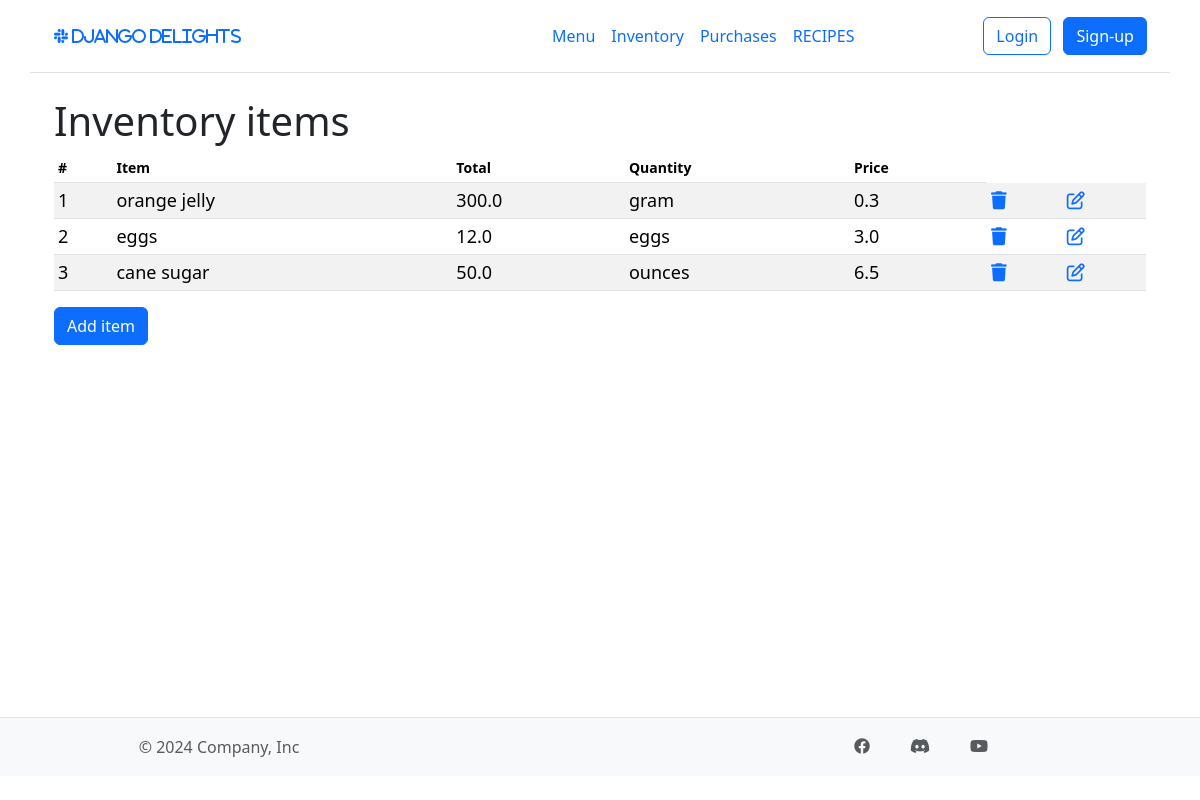
The app's page /inventory/, older data.
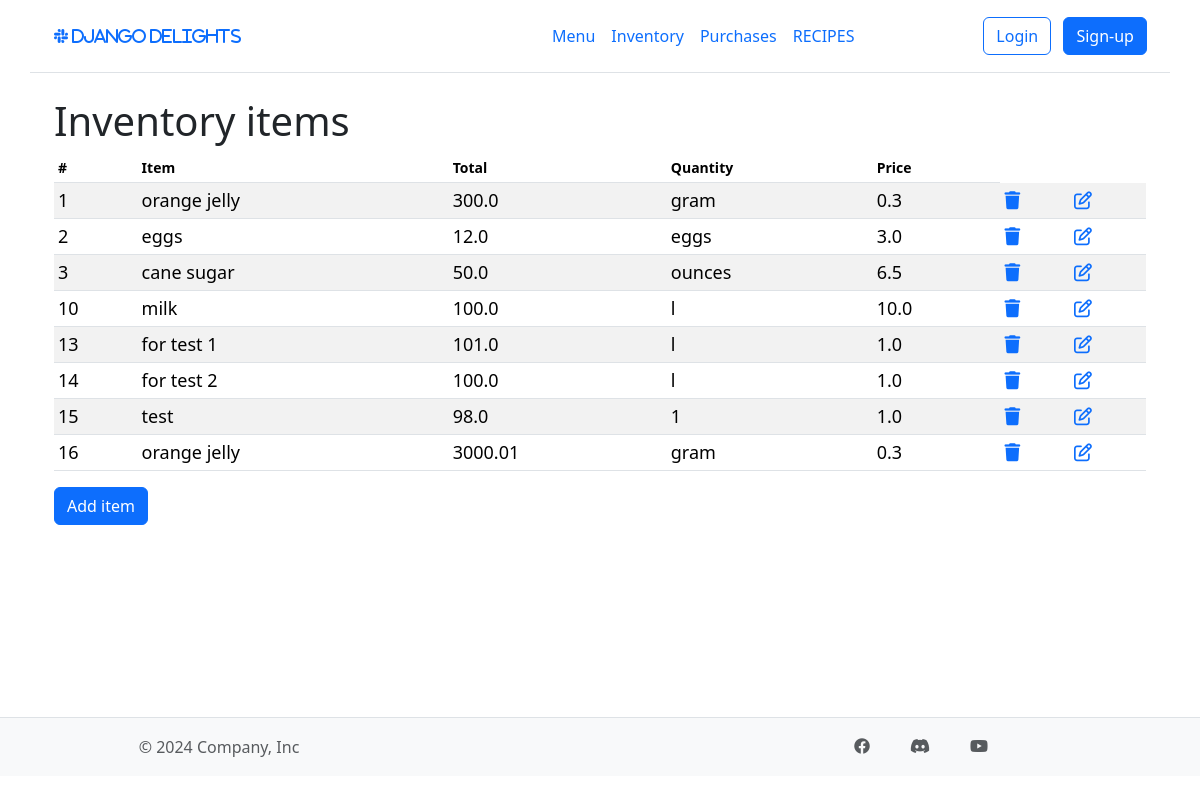
The same page, newer data.
### inventory/models.py (models this page shows, shortened)
class Ingredient(models.Model):
    name = models.CharField(max_length=50)
    quantity = models.FloatField(default=0)
    unit = models.CharField(max_length=10)
    unit_price = models.FloatField(null=False, blank=False)

### inventory/views.py (the view)
# urls.py: path("", include("inventory.urls")),
def inventory(request):
    return render(
        request,
        "inventory/inventory.html",
        context={"ingredients": Ingredient.objects.all()},
    )

### inventory/templates/inventory/inventory.html (shortened to what this page needs)
{% extends "inventory/base.html" %}
{%load static%}
{% block content %}
<div class="container table-responsive small">
    <h1>Inventory items</h1>
    <table class='table table-striped table-sm'>
        <thead>
            <tr>
                <th scope="col">#</th>
                <th scope="col">Item</th>
                <th scope="col">Total</th>
                <th scope="col">Quantity</th>
                <th scope="col">Price</th>
            </tr>
        </thead>
        <tbody>
            {% for item in ingredients %}
                <tr class="table-row" style="font-size: 18px;">
                    <td>{{item.id}}</td>
                    <td>{{item.name}}</td>
                    <td>{{item.quantity}}</td>
                    <td>{{item.unit}}</td>
                    <td>{{item.unit_price}}</td>
                    <td><a href="{%url 'delete' item.id %}?model=inventory"><i class="fa fa-trash"></i></a></td>
                    <td><a href="{%url  'item_update' item.id %}?model=inventory"><i class="fa-regular fa-pen-to-square"></i></a></td>
                </tr>
            {% endfor %}
        </tbody>
    </table>
    <a href="{%url 'create_item' %}" class="btn btn-primary">Add item</a>
</div>
{% endblock content %}

Row changes from the older to the newer data that the page shows:
added Ingredient: id "10", name "milk", quantity "100.0", unit "l", unit_price "10.0"
added Ingredient: id "13", name "for test 1", quantity "101.0", unit "l", unit_price "1.0"
added Ingredient: id "14", name "for test 2", quantity "100.0", unit "l", unit_price "1.0"
added Ingredient: id "15", name "test", quantity "98.0", unit "1", unit_price "1.0"
added Ingredient: id "16", name "orange jelly", quantity "3000.01", unit "gram", unit_price "0.3"
